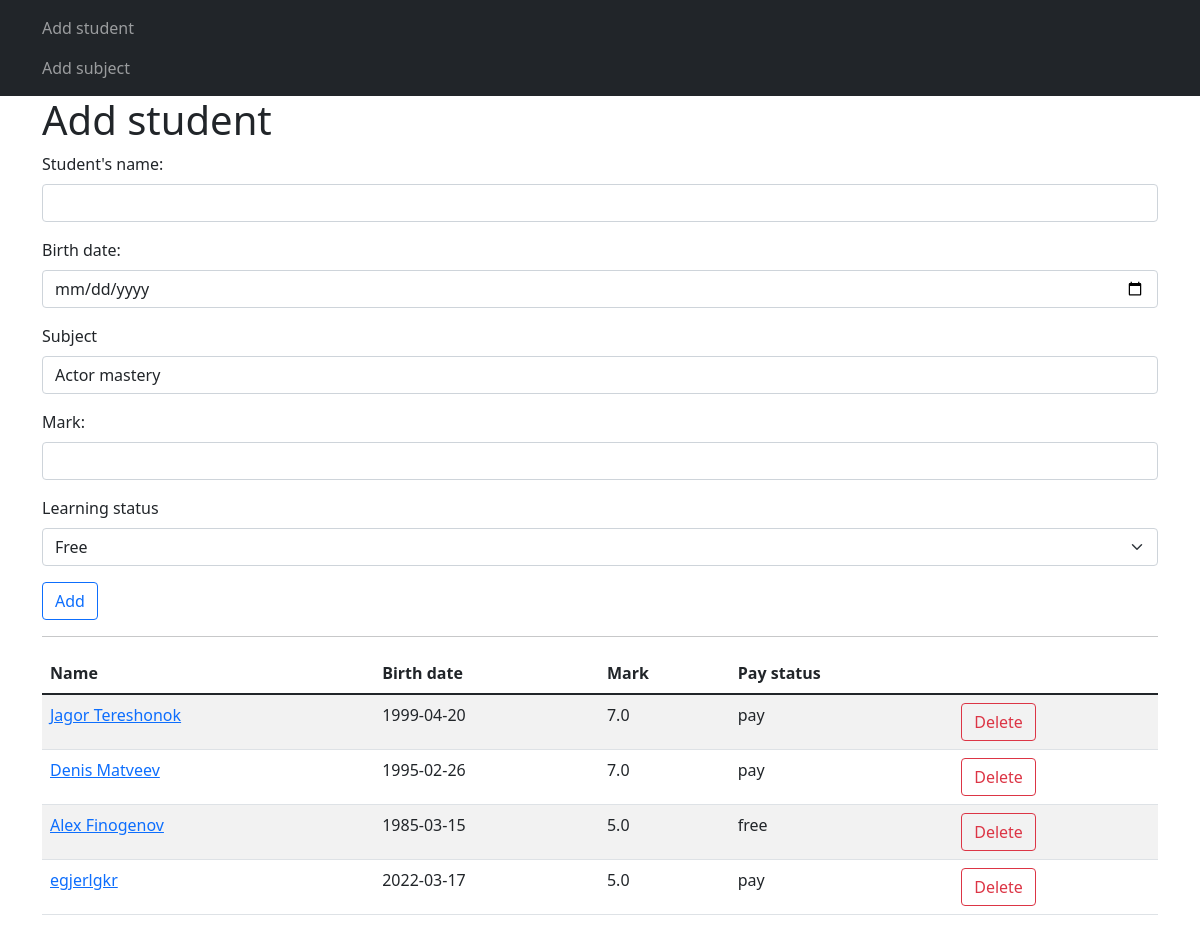
/add-student, run on an earlier commit of the app's database.
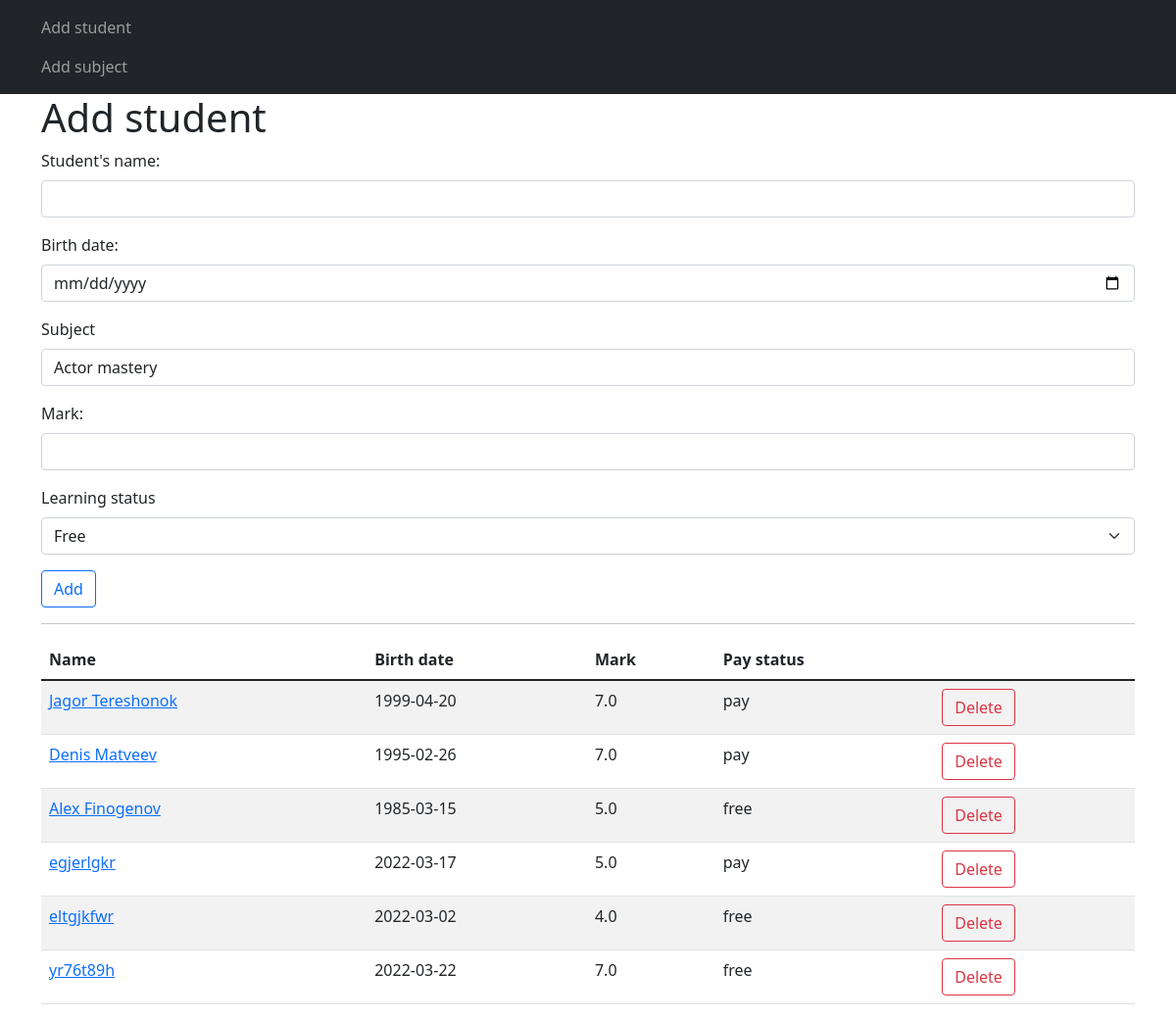
And on a later commit of the database.
### models.py (models this page shows)
class Students(db.Model):
    id = db.Column(db.Integer, primary_key=True)
    name = db.Column(db.String(120), nullable=False)
    birth_date = db.Column(db.Date, nullable=False, default=datetime.now())
    mark = db.Column(db.Float, nullable=False, default=3.2)
    subject_id = db.Column(db.Integer, db.ForeignKey('subjects.id'))
    status = db.Column(db.String(10), nullable=False, default='Paid')

### routes.py (the view, shortened to what this page needs)
@app.route('/add-student', methods=['GET', 'POST'])
def add_student():
    form = StudentForm()
    form.subject.choices = [(subject.id, subject.name) for subject in Subjects.query.order_by(Subjects.name).all()]  # SELECT * FROM subjects ORDER BY name
    students = Students.query.all()  # достаю всех студентов из БД
    return render_template('add_students.html', form=form, items=students)

### forms.py
class StudentForm(FlaskForm):
    name = StringField('Student\'s name: ',
                       validators=[DataRequired()])
    birth_date = DateField('Birth date: ',
                           validators=[DataRequired()])
    mark = FloatField('Mark: ')
    subject = SelectField('Subject', choices=[])
    status = SelectField('Learning status',
                         choices=[
                             ('free', 'Free'),
                             ('pay', 'Paid')
                         ])
    submit = SubmitField('Add')

### templates/add_students.html (shortened to what this page needs)
{% extends 'base.html' %}
{% block content %}
    <h1>Add student</h1>
    <form action="" method="post">
        <div class="mb-3">
            {{ form.name.label(class="form-label") }}
            {{ form.name(class="form-control") }}
        </div>
        <div class="mb-3">
            {{ form.birth_date.label(class="form-label") }}
            {{ form.birth_date(class="form-control") }}
        </div>
        <div class="mb-3">
            {{ form.subject.label(class="form-label") }}
            {{ form.subject(class="form-control") }}
        </div>
        <div class="mb-3">
            {{ form.mark.label(class="form-label") }}
            {{ form.mark(class="form-control") }}
        </div>
        <div class="mb-3">
            {{ form.status.label(class="form-label") }}
            {{ form.status(class="form-select") }}
        </div>
        <div class="mb-3">
            {{ form.submit(class="btn btn-outline-primary") }}
        </div>
    </form>
    <hr>
    {% if items|length > 1 %}
        <table class="table table-striped">
            <thead>
                <tr>
                    <th>Name</th>
                    <th>Birth date</th>
                    <th>Mark</th>
                    <th>Pay status</th>
                </tr>
            </thead>
            <tbody>
                {% for student in items %}
                    <tr>
                        <td><a href="/update-student/{{ student.id }}">{{ student.name }}</a></td>
                        <td>{{ student.birth_date }}</td>
                        <td>{{ student.mark }}</td>
                        <td>{{ student.status }}</td>
                        <td><a href="/delete/{{ student.id }}" class="btn btn-outline-danger">Delete</a></td>
                    </tr>
                {% endfor %}
            </tbody>
        </table>
    {% endif %}
{% endblock %}

### templates/base.html (shortened to what this page needs)
<!DOCTYPE html>
<html lang="en">
<head>
    <link href="https://cdn.jsdelivr.net/npm/bootstrap@5.1.3/dist/css/bootstrap.min.css" rel="stylesheet"
>
</head>
<body>
<nav class="navbar navbar-dark bg-dark">
    <div class="container">
        <ul class="navbar-nav">
            <li class="nav-item">
                <a class="nav-link" href="{{ url_for('add_student') }}">Add student</a>
            </li>
            <li class="nav-item">
                <a class="nav-link" href="{{ url_for('add_subject') }}">Add subject</a>
            </li>
        </ul>
    </div>
</nav>
<div class="container">
    {% block content %}{% endblock %}
</div>
</body>
</html>

What changed in the data, as far as the page shows it:
added Students: name "eltgjkfwr", birth_date "2022-03-02", mark "4.0", status "free"
added Students: name "yr76t89h", birth_date "2022-03-22", mark "7.0", status "free"
